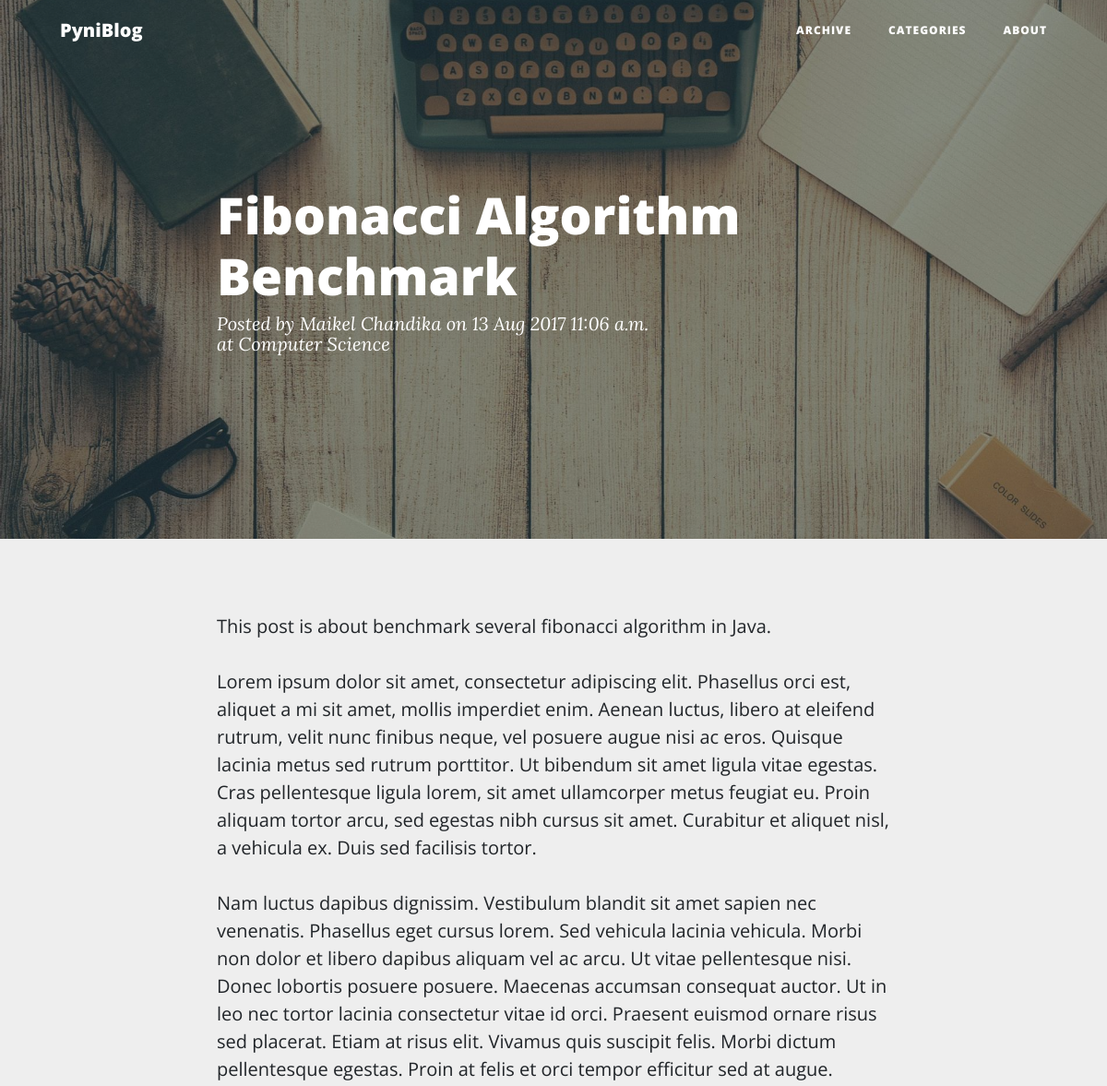
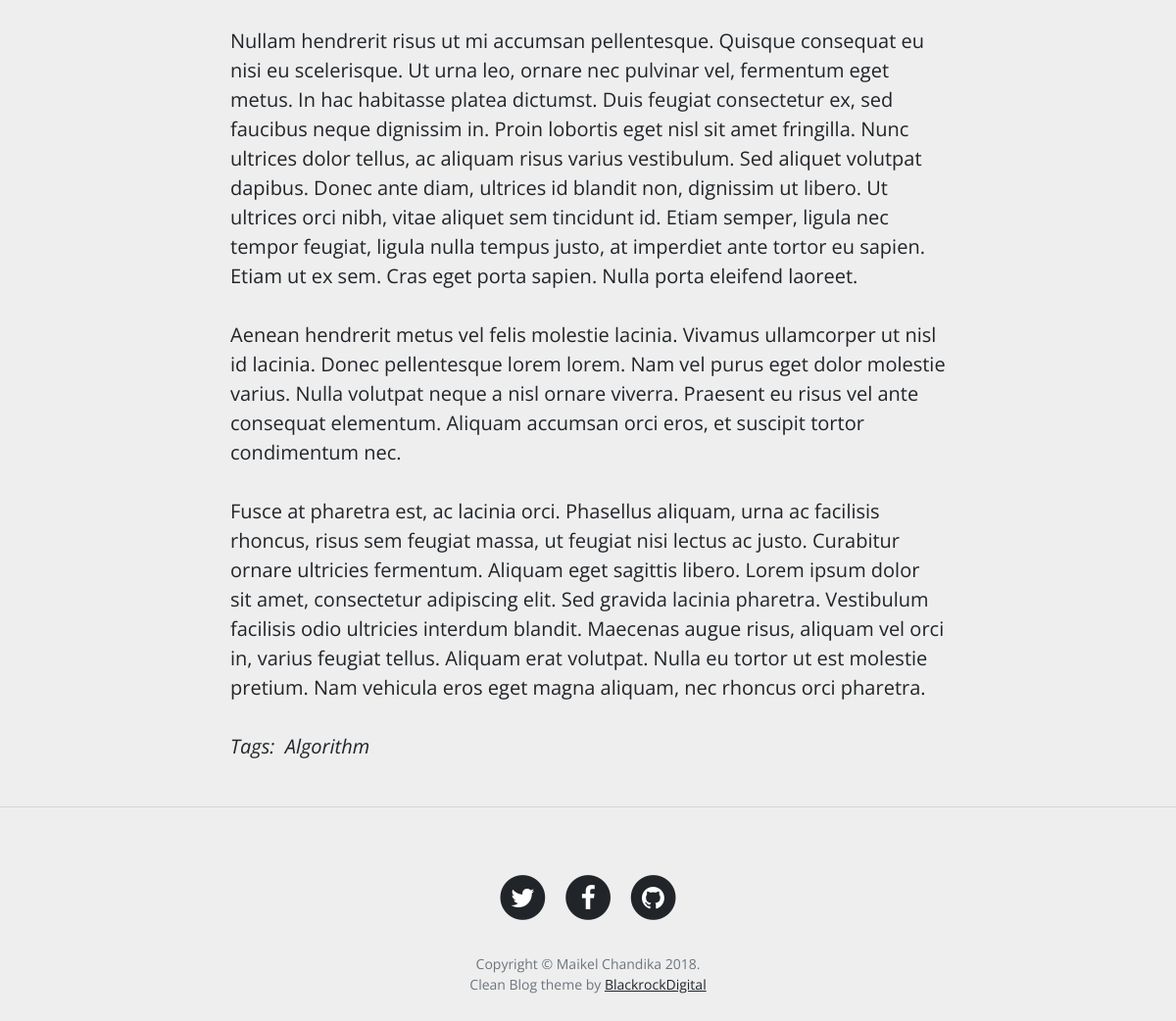
/posts/fibonacci-algorithm-benchmark, run on the app's committed database (2 pictures, top to bottom).
### blog/models.py (models this page shows, shortened)
class Post(models.Model):
  permalink   = models.CharField(max_length=255, unique=True)
  title       = models.CharField(max_length=255)
  post_date   = models.DateTimeField(default=datetime.now)
  post_body   = RichTextField(blank=True)
  release     = models.BooleanField(default=False)
  user        = models.ForeignKey(User,on_delete=models.CASCADE)
  category    = models.ForeignKey(Category,on_delete=models.PROTECT)
  tags        = models.ManyToManyField(Tag)
  class Meta:
    db_table = 'tb_post'

class Category(models.Model):
  category_name = models.CharField(max_length=100, unique=True)
  def __str__(self):
    return self.category_name
  class Meta:
    db_table = 'tb_category' # custom database table name

class Tag(models.Model):
  tag_name = models.CharField(max_length=50, unique=True)
  def __str__(self):
    return self.tag_name
  class Meta:
    db_table = 'tb_tag' # custom database table name

### blog/views.py (the view)
# urls.py: path('posts/<str:permalink>', views.post, name='post'),
def post(request, permalink):
    posts = Post.objects.filter(permalink=permalink)
    post = posts[0]
    comments = PostComment.objects.filter(post=post).order_by('-comment_date')
    comment = PostComment()
    comment.post = post
    form = NewPostCommentForm(initial=model_to_dict(comment))
    response_dict.update({'post': post, 'comments': comments, 'form': form})
    return render(request, 'blog/post.html', response_dict)

### templates/blog/post.html (shortened to what this page needs)
{% extends "blank.html" %} {% load staticfiles %}{% load bootstrap %}{% block content %}
<header class="masthead" style="background-image: url('/static/img/post-bg.jpg')">
  <div class="overlay"></div>
  <div class="container">
    <div class="row">
      <div class="col-lg-8 col-md-10 mx-auto">
        <div class="post-heading">
          <h1>{{post.title}}</h1>
          <span class="meta">Posted by
            <a href="/posts/users/{{post.user}}">{{post.user.first_name}} {{post.user.last_name}}</a>
            on {{post.post_date|date:'d M Y g:i a'}}
            <br/> at
            <a href="/posts/categories/{{post.category}}">{{post.category|title}}</a>
          </span>
        </div>
      </div>
    </div>
  </div>
</header>
<article>
  <div class="container">
    <div class="row">
      <div class="col-lg-8 col-md-10 mx-auto">
        {{post.post_body|safe}}
      </div>
    </div>
    <div class="row">
      <div class="col-lg-8 col-md-10 mx-auto">
        <i>Tags:&nbsp;{% for tag in post.tags.all %}
          <a href="/posts/tags/{{tag}}">
            {{tag.tag_name|title}}</i>
        </a>{% if not forloop.last %},{% endif %}{% endfor %}
      </div>
    </div>
    <br/>
  </div>
</article>
{% endblock %}

### static/css/to-top.css (style rules this page uses)
body { background: #eee ;font-family: 'Open Sans', sans-serif; }

### data on the page
Post: title "Fibonacci Algorithm Benchmark", user.first_name "Maikel", user.last_name "Chandika", post_date "13 Aug 2017 11:06 a.m.", category "Computer Science", post_body "This post is about benchmark several fibonacci algorithm in Java. Lorem ipsum dolor sit amet, consectetur adipiscing elit. Phasellus orci est, aliquet a mi sit amet, mollis imperdiet enim. Aenean luctus, libero at eleifend rutrum, velit nunc finibus neque, vel posuere augue nisi ac eros. Quisque lacinia metus sed rutrum porttitor. Ut bibendum sit amet ligula vitae egestas. Cras pellentesque ligula lorem, sit amet ullamcorper metus feugiat eu. Proin aliquam tortor arcu, sed egestas nibh cursus sit amet. Curabitur et aliquet nisl, a vehicula ex. Duis sed facilisis tortor. Nam luctus dapibus dignissim. Vestibulum blandit sit amet sapien nec venenatis. Phasellus eget cursus lorem. Sed vehicula…"
Tag: tag_name "Algorithm"

### other printed values
{{ blog.name }} "PyniBlog"
{{ blog.copyright }} "Maikel Chandika"
